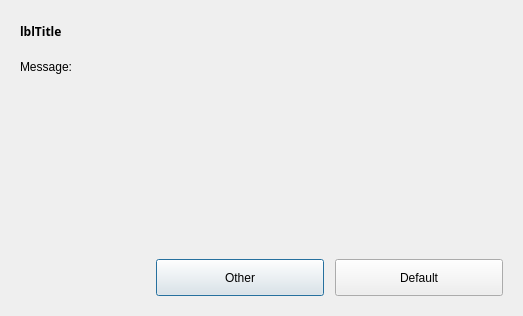
<?xml version="1.0" encoding="UTF-8"?>
<ui version="4.0">
 <class>Dialog</class>
 <widget class="QDialog" name="Dialog">
  <property name="geometry">
   <rect>
    <x>0</x>
    <y>0</y>
    <width>523</width>
    <height>316</height>
   </rect>
  </property>
  <property name="windowTitle">
   <string>Dialog</string>
  </property>
  <property name="autoFillBackground">
   <bool>false</bool>
  </property>
  <layout class="QVBoxLayout" name="verticalLayout_2">
   <item>
    <widget class="QFrame" name="frContainer">
     <property name="frameShape">
      <enum>QFrame::NoFrame</enum>
     </property>
     <property name="frameShadow">
      <enum>QFrame::Raised</enum>
     </property>
     <layout class="QGridLayout" name="gridLayout">
      <item row="0" column="0">
       <layout class="QHBoxLayout" name="DialogTitle">
        <property name="bottomMargin">
         <number>5</number>
        </property>
        <item>
         <widget class="QLabel" name="lblTitle">
          <property name="sizePolicy">
           <sizepolicy hsizetype="Preferred" vsizetype="Preferred">
            <horstretch>0</horstretch>
            <verstretch>0</verstretch>
           </sizepolicy>
          </property>
          <property name="maximumSize">
           <size>
            <width>16777215</width>
            <height>45</height>
           </size>
          </property>
          <property name="font">
           <font>
            <family>Century Gothic</family>
            <weight>75</weight>
            <bold>true</bold>
           </font>
          </property>
          <property name="text">
           <string>lblTitle</string>
          </property>
         </widget>
        </item>
       </layout>
      </item>
      <item row="1" column="0">
       <widget class="QLabel" name="lblMessage">
        <property name="text">
         <string>Message:</string>
        </property>
       </widget>
      </item>
      <item row="2" column="0">
       <layout class="QHBoxLayout" name="horizontalLayout">
        <item>
         <widget class="QLabel" name="lblOIB">
          <property name="sizePolicy">
           <sizepolicy hsizetype="Fixed" vsizetype="Fixed">
            <horstretch>0</horstretch>
            <verstretch>0</verstretch>
           </sizepolicy>
          </property>
          <property name="minimumSize">
           <size>
            <width>50</width>
            <height>26</height>
           </size>
          </property>
          <property name="maximumSize">
           <size>
            <width>70</width>
            <height>26</height>
           </size>
          </property>
          <property name="text">
           <string/>
          </property>
         </widget>
        </item>
        <item>
         <spacer name="horizontalSpacer">
          <property name="orientation">
           <enum>Qt::Horizontal</enum>
          </property>
          <property name="sizeHint" stdset="0">
           <size>
            <width>10</width>
            <height>20</height>
           </size>
          </property>
         </spacer>
        </item>
        <item>
         <widget class="QFrame" name="txtOIB">
          <property name="minimumSize">
           <size>
            <width>350</width>
            <height>26</height>
           </size>
          </property>
          <property name="frameShadow">
           <enum>QFrame::Raised</enum>
          </property>
         </widget>
        </item>
       </layout>
      </item>
      <item row="3" column="0">
       <layout class="QHBoxLayout" name="horizontalLayout_2">
        <item>
         <widget class="QLabel" name="lblName">
          <property name="sizePolicy">
           <sizepolicy hsizetype="Fixed" vsizetype="Fixed">
            <horstretch>0</horstretch>
            <verstretch>0</verstretch>
           </sizepolicy>
          </property>
          <property name="minimumSize">
           <size>
            <width>50</width>
            <height>26</height>
           </size>
          </property>
          <property name="maximumSize">
           <size>
            <width>70</width>
            <height>26</height>
           </size>
          </property>
          <property name="text">
           <string/>
          </property>
         </widget>
        </item>
        <item>
         <spacer name="horizontalSpacer_2">
          <property name="orientation">
           <enum>Qt::Horizontal</enum>
          </property>
          <property name="sizeHint" stdset="0">
           <size>
            <width>10</width>
            <height>20</height>
           </size>
          </property>
         </spacer>
        </item>
        <item>
         <widget class="QFrame" name="txtName">
          <property name="sizePolicy">
           <sizepolicy hsizetype="Preferred" vsizetype="Preferred">
            <horstretch>0</horstretch>
            <verstretch>0</verstretch>
           </sizepolicy>
          </property>
          <property name="minimumSize">
           <size>
            <width>350</width>
            <height>26</height>
           </size>
          </property>
          <property name="sizeIncrement">
           <size>
            <width>0</width>
            <height>0</height>
           </size>
          </property>
          <property name="baseSize">
           <size>
            <width>0</width>
            <height>0</height>
           </size>
          </property>
          <property name="frameShadow">
           <enum>QFrame::Raised</enum>
          </property>
         </widget>
        </item>
       </layout>
      </item>
      <item row="4" column="0">
       <layout class="QHBoxLayout" name="horizontalLayout_3">
        <item>
         <widget class="QLabel" name="lblAddress">
          <property name="sizePolicy">
           <sizepolicy hsizetype="Fixed" vsizetype="Fixed">
            <horstretch>0</horstretch>
            <verstretch>0</verstretch>
           </sizepolicy>
          </property>
          <property name="minimumSize">
           <size>
            <width>50</width>
            <height>26</height>
           </size>
          </property>
          <property name="maximumSize">
           <size>
            <width>70</width>
            <height>26</height>
           </size>
          </property>
          <property name="text">
           <string/>
          </property>
         </widget>
        </item>
        <item>
         <spacer name="horizontalSpacer_3">
          <property name="orientation">
           <enum>Qt::Horizontal</enum>
          </property>
          <property name="sizeHint" stdset="0">
           <size>
            <width>10</width>
            <height>20</height>
           </size>
          </property>
         </spacer>
        </item>
        <item>
         <widget class="QFrame" name="txtAddress">
          <property name="minimumSize">
           <size>
            <width>350</width>
            <height>26</height>
           </size>
          </property>
          <property name="frameShadow">
           <enum>QFrame::Raised</enum>
          </property>
         </widget>
        </item>
       </layout>
      </item>
      <item row="5" column="0">
       <layout class="QHBoxLayout" name="horizontalLayout_4">
        <item>
         <widget class="QLabel" name="lblCity">
          <property name="sizePolicy">
           <sizepolicy hsizetype="Fixed" vsizetype="Fixed">
            <horstretch>0</horstretch>
            <verstretch>0</verstretch>
           </sizepolicy>
          </property>
          <property name="minimumSize">
           <size>
            <width>50</width>
            <height>26</height>
           </size>
          </property>
          <property name="maximumSize">
           <size>
            <width>70</width>
            <height>26</height>
           </size>
          </property>
          <property name="text">
           <string/>
          </property>
         </widget>
        </item>
        <item>
         <spacer name="horizontalSpacer_4">
          <property name="orientation">
           <enum>Qt::Horizontal</enum>
          </property>
          <property name="sizeHint" stdset="0">
           <size>
            <width>10</width>
            <height>20</height>
           </size>
          </property>
         </spacer>
        </item>
        <item>
         <widget class="QFrame" name="txtCity">
          <property name="minimumSize">
           <size>
            <width>350</width>
            <height>26</height>
           </size>
          </property>
          <property name="frameShadow">
           <enum>QFrame::Raised</enum>
          </property>
         </widget>
        </item>
       </layout>
      </item>
      <item row="6" column="0">
       <layout class="QHBoxLayout" name="horizontalLayout_5">
        <item>
         <widget class="QLabel" name="lblCountry">
          <property name="sizePolicy">
           <sizepolicy hsizetype="Fixed" vsizetype="Fixed">
            <horstretch>0</horstretch>
            <verstretch>0</verstretch>
           </sizepolicy>
          </property>
          <property name="minimumSize">
           <size>
            <width>50</width>
            <height>26</height>
           </size>
          </property>
          <property name="maximumSize">
           <size>
            <width>70</width>
            <height>26</height>
           </size>
          </property>
          <property name="text">
           <string/>
          </property>
         </widget>
        </item>
        <item>
         <spacer name="horizontalSpacer_5">
          <property name="orientation">
           <enum>Qt::Horizontal</enum>
          </property>
          <property name="sizeHint" stdset="0">
           <size>
            <width>10</width>
            <height>20</height>
           </size>
          </property>
         </spacer>
        </item>
        <item>
         <widget class="QFrame" name="txtCountry">
          <property name="minimumSize">
           <size>
            <width>350</width>
            <height>26</height>
           </size>
          </property>
          <property name="frameShadow">
           <enum>QFrame::Raised</enum>
          </property>
         </widget>
        </item>
       </layout>
      </item>
      <item row="7" column="0">
       <layout class="QHBoxLayout" name="DialogButtons">
        <property name="topMargin">
         <number>5</number>
        </property>
        <item>
         <spacer name="ButtonAlignSpacer">
          <property name="orientation">
           <enum>Qt::Horizontal</enum>
          </property>
          <property name="sizeHint" stdset="0">
           <size>
            <width>40</width>
            <height>20</height>
           </size>
          </property>
         </spacer>
        </item>
        <item>
         <widget class="QPushButton" name="btnCancel">
          <property name="enabled">
           <bool>true</bool>
          </property>
          <property name="minimumSize">
           <size>
            <width>168</width>
            <height>37</height>
           </size>
          </property>
          <property name="maximumSize">
           <size>
            <width>168</width>
            <height>37</height>
           </size>
          </property>
          <property name="text">
           <string>Other</string>
          </property>
          <property name="default">
           <bool>false</bool>
          </property>
         </widget>
        </item>
        <item>
         <spacer name="ButtonsSpacer">
          <property name="orientation">
           <enum>Qt::Horizontal</enum>
          </property>
          <property name="sizeType">
           <enum>QSizePolicy::Fixed</enum>
          </property>
          <property name="sizeHint" stdset="0">
           <size>
            <width>5</width>
            <height>20</height>
           </size>
          </property>
         </spacer>
        </item>
        <item>
         <widget class="QPushButton" name="btnOK">
          <property name="enabled">
           <bool>true</bool>
          </property>
          <property name="minimumSize">
           <size>
            <width>168</width>
            <height>37</height>
           </size>
          </property>
          <property name="maximumSize">
           <size>
            <width>168</width>
            <height>37</height>
           </size>
          </property>
          <property name="text">
           <string>Default</string>
          </property>
          <property name="default">
           <bool>false</bool>
          </property>
         </widget>
        </item>
       </layout>
      </item>
     </layout>
    </widget>
   </item>
  </layout>
 </widget>
 <resources/>
 <connections/>
</ui>
